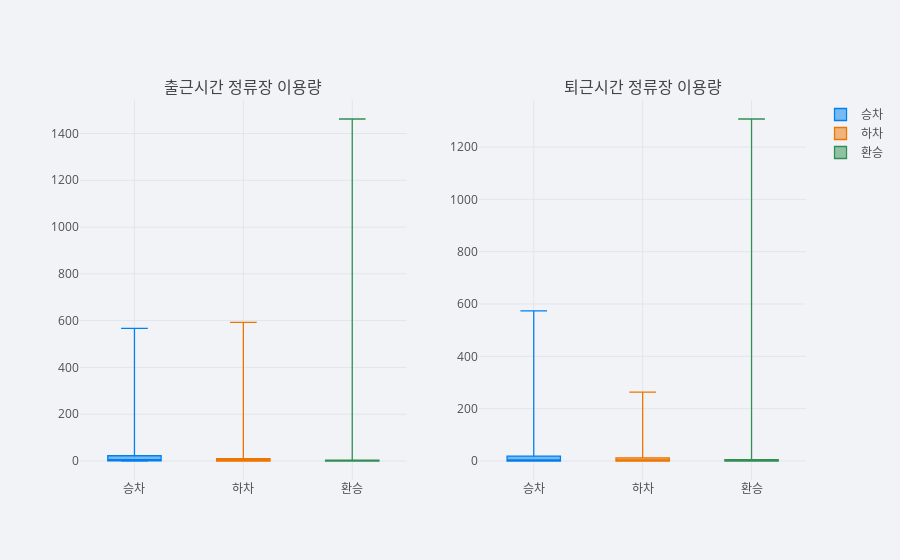

Notebook source saved alongside this figure:
### Code cell
station_usage_m = df_morning.groupby('STATION_NM')[['승차', '하차', '환승']].sum()
fig1 = station_usage_m.iplot(kind='box', title="출근시간 정류장 이용량", asFigure=True)

station_usage_d = df_dinner.groupby('STATION_NM')[['승차', '하차', '환승']].sum()
fig2 = station_usage_d.iplot(kind='box', title="퇴근시간 정류장 이용량", asFigure=True)
fig2.plotly_update({'showlegend':False})

draw_subplots([fig1, fig2], (1, 2))

### Figure 1 — Plotly figure (JSON) as saved in the notebook; plotly's stock layout.template omitted (floating-point values rounded to 4 significant figures; data arrays with more than 128 entries replaced by an {"elided": "..."} marker saying what was removed)
{"data": [{"boxpoints": false, "line": {"width": 1.3}, "marker": {"color": "rgba(0, 128, 240, 1.0)"}, "name": "승차", "orientation": "v", "type": "box", "uid": "222458e8-59a8-44f6-8c2f-7c7937fdab4d", "xaxis": "x", "y": {"elided": "636 int values"}, "yaxis": "y"}, {"boxpoints": false, "line": {"width": 1.3}, "marker": {"color": "rgba(238, 118, 0, 1.0)"}, "name": "하차", "orientation": "v", "type": "box", "uid": "9d5cf963-0816-46df-869e-12ae3dbcf4eb", "xaxis": "x", "y": {"elided": "636 int values"}, "yaxis": "y"}, {"boxpoints": false, "line": {"width": 1.3}, "marker": {"color": "rgba(48, 144, 84, 1.0)"}, "name": "환승", "orientation": "v", "type": "box", "uid": "9d9d7480-fe16-41de-832d-69b2d25150be", "xaxis": "x", "y": {"elided": "636 int values"}, "yaxis": "y"}, {"boxpoints": false, "line": {"width": 1.3}, "marker": {"color": "rgba(0, 128, 240, 1.0)"}, "name": "승차", "orientation": "v", "showlegend": false, "type": "box", "uid": "87ae64e5-3992-4223-8985-42da85fa0eff", "xaxis": "x2", "y": {"elided": "636 int values"}, "yaxis": "y2"}, {"boxpoints": false, "line": {"width": 1.3}, "marker": {"color": "rgba(238, 118, 0, 1.0)"}, "name": "하차", "orientation": "v", "showlegend": false, "type": "box", "uid": "165c5fa2-a396-4bf5-b101-b626ef285b4d", "xaxis": "x2", "y": {"elided": "636 int values"}, "yaxis": "y2"}, {"boxpoints": false, "line": {"width": 1.3}, "marker": {"color": "rgba(48, 144, 84, 1.0)"}, "name": "환승", "orientation": "v", "showlegend": false, "type": "box", "uid": "2de32e00-fb7a-4d76-b4c8-640901733200", "xaxis": "x2", "y": {"elided": "636 int values"}, "yaxis": "y2"}], "layout": {"annotations": [{"font": {"size": 16}, "showarrow": false, "text": "출근시간 정류장 이용량", "x": 0.225, "xanchor": "center", "xref": "paper", "y": 1, "yanchor": "bottom", "yref": "paper"}, {"font": {"size": 16}, "showarrow": false, "text": "퇴근시간 정류장 이용량", "x": 0.775, "xanchor": "center", "xref": "paper", "y": 1, "yanchor": "bottom", "yref": "paper"}], "legend": {"bgcolor": "#F2F3F7", "font": {"color": "#505050"}}, "paper_bgcolor": "#F2F3F7", "plot_bgcolor": "#F2F3F7", "title": {"font": {"color": "#484848"}, "text": ""}, "xaxis": {"anchor": "y", "domain": [0, 0.45], "gridcolor": "#E1E5ED", "showgrid": true, "tickfont": {"color": "#505050"}, "title": {"font": {"color": "#505050"}, "text": ""}, "zerolinecolor": "#E1E5ED"}, "xaxis2": {"anchor": "y2", "domain": [0.55, 1], "gridcolor": "#E1E5ED", "showgrid": true, "tickfont": {"color": "#505050"}, "title": {"font": {"color": "#505050"}, "text": ""}, "zerolinecolor": "#E1E5ED"}, "yaxis": {"anchor": "x", "domain": [0, 1], "gridcolor": "#E1E5ED", "showgrid": true, "tickfont": {"color": "#505050"}, "title": {"font": {"color": "#505050"}, "text": ""}, "zerolinecolor": "#E1E5ED"}, "yaxis2": {"anchor": "x2", "domain": [0, 1], "gridcolor": "#E1E5ED", "showgrid": true, "tickfont": {"color": "#505050"}, "title": {"font": {"color": "#505050"}, "text": ""}, "zerolinecolor": "#E1E5ED"}}}
